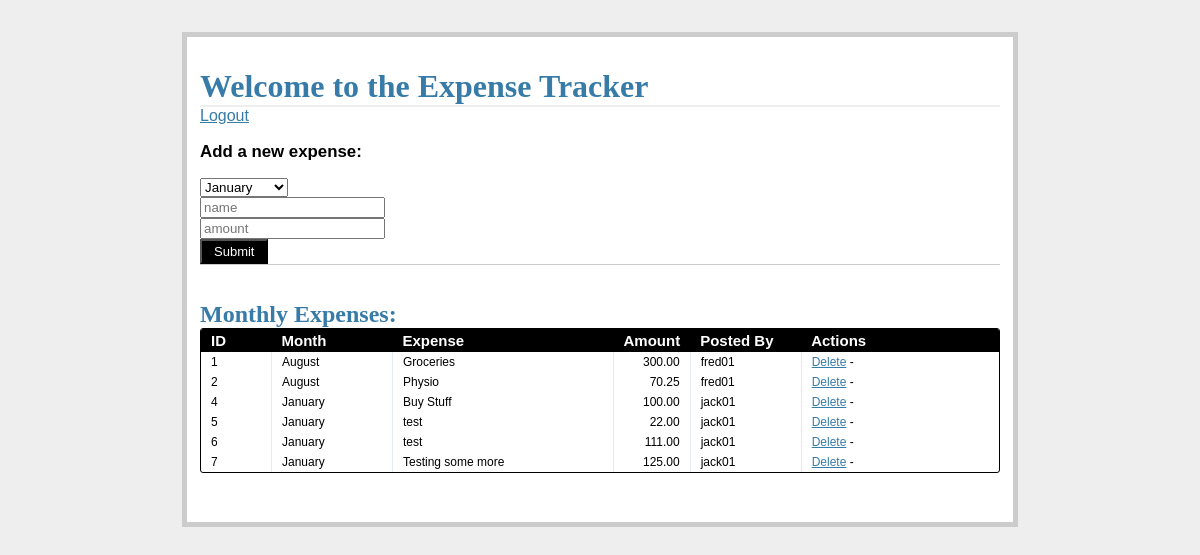
The page /expenses/ (signed in) on the database its author committed.
### models.py (models this page shows, shortened)
class Expense(db.Model):
    __tablename__ = "expenses"
    id = db.Column(db.Integer, primary_key=True)
    month = db.Column(db.String, nullable=False)
    name = db.Column(db.String, nullable=False)
    amount = db.Column(db.Float, nullable=False)
    user_id = db.Column(db.Integer, db.ForeignKey('users.id'))

class User(db.Model):
    __tablename__ = 'users'
    id = db.Column(db.Integer, primary_key=True)
    name = db.Column(db.String, unique=True, nullable=False)
    email = db.Column(db.String, unique=True, nullable=False)
    password = db.Column(db.String, nullable=False)
    expenses = db.relationship('Expense', backref='poster')

### views.py (the view)
@app.route('/expenses/')
@login_required
def expenses():
    return render_template(
        'expenses.html',
        form=AddExpenseForm(request.form),
        open_expenses=open_expenses()
    )

### forms.py
class AddExpenseForm(Form):
    id = IntegerField()
    month = SelectField(
        'Month',
        validators=[DataRequired()],
        choices=[
        ('January', 'January'), ('February', 'February'), ('March', 'March'),
        ('April', 'April'), ('May', 'May'), ('June', 'June'),
        ('July', 'July'), ('August', 'August'), ('September', 'September'),
        ('October', 'October'), ('November', 'November'), ('December', 'December')
        ]
    )
    name = StringField(
        'Expense', validators=[DataRequired()])
    amount = DecimalField('Amount', validators=[DataRequired()])

### views.py (called while the page is built)
def open_expenses():
    return db.session.query(Expense)\
        .order_by(Expense.id.asc())

def login_required(test):
    @wraps(test)
    def wrap(*args, **kwargs):
        if 'logged_in' in session:
            return test(*args, **kwargs)
        else:
            flash('You need to login first.')
            return redirect(url_for('login'))
    return wrap

### templates/expenses.html (shortened to what this page needs)
{% extends "_base.html" %}
{% block content %}
<h1>Welcome to the Expense Tracker</h1>
<a href="{{ url_for('logout') }}">Logout</a>
<div class="add-task">
  <h3>Add a new expense:</h3>
  <form action="{{ url_for('new_expense') }}" method="post" class="inline-form">
    <div class="input-group">
      {{ form.month(placeholder="month") }}
    </div>
    <div class="input-group">
      {{ form.name(placeholder="name") }}
    </div>
    <div class="input-group">
      {{ form.amount(placeholder="amount") }}
    </div>
    <div class="input-group">
      <button class="button" type="submit">Submit</button>
    </div>
</div>
<div class="entries">
  <br>
  <br>
  <h2>Monthly Expenses:</h2>
  <div class="datagrid">
    <table>
      <thead>
        <tr>
          <th width="50px"><strong>ID</strong></th>
          <th width="100px"><strong>Month</strong></th>
          <th width="200px"><strong>Expense</strong></th>
          <th width="50px"><strong>Amount</strong></th>
          <th width="90px"><strong>Posted By</strong></th>
          <th><strong>Actions</strong></th>
        </tr>
      </thead>
      {% for expense in open_expenses %}
        <tr>
          <td width="50px">{{ expense.id }}</td>
          <td width="100px">{{ expense.month }}</td>
          <td width="200px">{{ expense.name }}</td>
          <td width="50px" style="text-align: right;">{{'%0.2f' % expense.amount|float }}</td>
          <td width="90px">{{ expense.poster.name }}</td>
          <td>
            <a href="{{ url_for('delete', expense_id = expense.id) }}">Delete</a> -
          </td>
        </tr>
      {% endfor %}
    </table>
  </div>
  <br>
  <br>
</div>
{% endblock %}

### templates/_base.html (shortened to what this page needs)
<!DOCTYPE html>
<html>
<head>
    <link rel="stylesheet" href="{{ url_for('static', filename='css/main.css') }}">
</head>
<body>
    <div class="page">
        <br>
        {% block content %}
        {% endblock %}
    </div>
</body>
</html>

### static/css/main.css (style rules this page uses)
body { font-family: sans-serif; background: #eee; }
a, h1, h2 { color: #377BA8; }
h1, h2 { font-family: 'Georgia', serif; margin: 0; }
h1 { border-bottom: 2px solid #eee; }
h2 { font-size: 1.5em; }
.page { margin: 2em auto; width: 50em; border: 5px solid #ccc; padding: 0.8em; background: white; }
.entries { list-style: none; margin: 0; padding: 0; }
.add-task { font-size: 0.9em; border-bottom: 1px solid #ccc; }
.datagrid table { border-collapse: collapse; text-align: left; width: 100%; }
.datagrid { background: #fff; overflow: hidden; border: 1px solid #000000; border-radius: 3px; }
.datagrid table td, .datagrid table th { padding: 3px 10px; }
.datagrid table thead th { background-color:#000000; color:#FFFFFF; font-size: 15px; font-weight: bold; }
.datagrid table thead th:first-child { border: none; }
.datagrid table tbody td { color: #000000; border-left: 1px solid #E1EEF4; font-size: 12px; font-weight: normal; }
.datagrid table tbody td:first-child { border-left: none; }
.datagrid table tbody tr:last-child td { border-bottom: none; }
.button { background-color:#000; display:inline-block; color:#ffffff; font-size:13px; padding:3px 12px; margin: 0; text-decoration:none; position:relative; }

### rows shown on the page
Expense: id "1", month "August", name "Groceries", amount "300.00", poster.name "fred01"
Expense: id "2", month "August", name "Physio", amount "70.25", poster.name "fred01"
Expense: id "4", month "January", name "Buy Stuff", amount "100.00", poster.name "jack01"
Expense: id "5", month "January", name "test", amount "22.00", poster.name "jack01"
Expense: id "6", month "January", name "test", amount "111.00", poster.name "jack01"
Expense: id "7", month "January", name "Testing some more", amount "125.00", poster.name "jack01"
